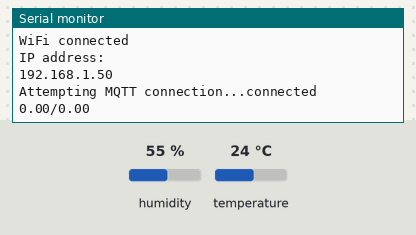
Recording of a sketch running on a simulated ESP8266 (Wemos D1 mini). On the bench: the last lines printed to the serial monitor. The inputs (shaded band) are chosen by the test bench; at power-on: humidity 55 %, temperature 24 °C. WiFi joins after 1.5 s; servers stay silent unless stated; no MQTT or app messages arrive unless stated.

Above: at 2.7 s.
2.8 s: humidity set to 22 %
At 11.9 s:
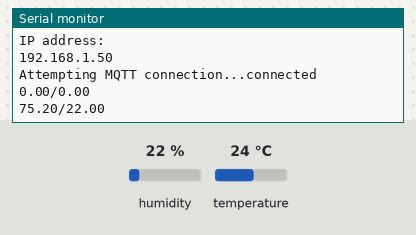
17.8 s: temperature set to 12 °C
At 22.3 s:
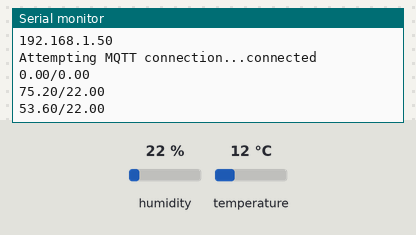
32.8 s: humidity set to 40 %
At 42.9 s:
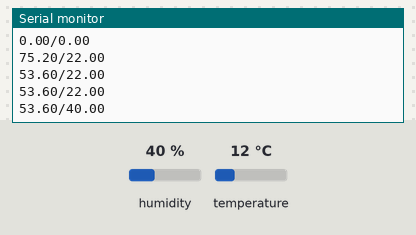
Timing chart, 0 to 44.4 s (numbered marks = the images above; inputs shaded):
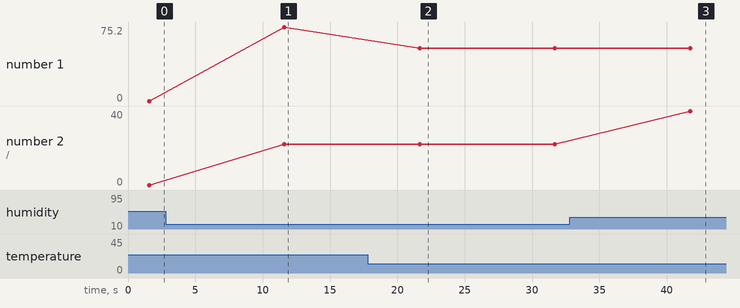

The sketch:

tempSensor.ino
```cpp
#include <ESP8266WiFi.h>
#include <PubSubClient.h>
#include <WEMOS_SHT3X.h>

SHT3X sht30(0x45);
#define SLEEP_DELAY_IN_SECONDS  30

unsigned long previousMillis = 0;
const long interval = 2000;
const char* ssid = "SSID";
const char* password = "WIFIPASSWORD";
float humidity, temp_f;
const char* mqtt_server = "mqtt_server";
const char* mqtt_username = "mqtt_username";
const char* mqtt_password = "mqtt_password";
const char* mqtt_topic = "sensors/environmental/location/temperature,humidity";

WiFiClient espClient;
PubSubClient client(espClient);


String dataString;
char charBuf[100];


void setup_wifi() {
  delay(10);
  Serial.println();
  Serial.print("Connecting to ");
  Serial.println(ssid);

  WiFi.begin(ssid, password);

  while (WiFi.status() != WL_CONNECTED) {
    delay(500);
    Serial.print(".");
  }

  Serial.println("");
  Serial.println("WiFi connected");
  Serial.println("IP address: ");
  Serial.println(WiFi.localIP());
}

void callback(char* topic, byte* payload, unsigned int length) {
  Serial.print("Message arrived [");
  Serial.print(topic);
  Serial.print("] ");
  for (int i = 0; i < length; i++) {
    Serial.print((char)payload[i]);
  }
  Serial.println();
}


void setup() {
  // setup serial port
  Serial.begin(115200);

  // setup WiFi
  setup_wifi();
  client.setServer(mqtt_server, 1883);
  client.setCallback(callback);

}


void reconnect() {
  //WiFi.begin(ssid, password);

  while (WiFi.status() != WL_CONNECTED) {
    delay(500);
    Serial.print(".");
    setup_wifi();
  }
  while (!client.connected()) {
    Serial.print("Attempting MQTT connection...");
    if (client.connect("ESP8266_Client", mqtt_username, mqtt_password)) {
      Serial.println("connected");
    } else {
      Serial.print("MQTT connection failed, retry count: ");
      Serial.print(client.state());
      Serial.println(" try again in 5 seconds");
      delay(5000);
    }
  }
}

void getTemperature() {
  unsigned long currentMillis = millis();
  if(currentMillis - previousMillis >= interval) {
    previousMillis = currentMillis;
    sht30.get();
    humidity = sht30.humidity;
    temp_f = sht30.fTemp;
    }
}


void loop() {
  if (!client.connected()) {
    reconnect();
  }
  client.loop();
  getTemperature();
  dataString =  temp_f + String("/")+ humidity;
  dataString.toCharArray(charBuf, 150);
  Serial.println(charBuf);
  client.publish(mqtt_topic, charBuf );
  delay(10000);
}
```

Measured:
- after the input at 2.8 s, the serial monitor: prints a new line after 8.8 s (image 1)
- after the input at 17.8 s, the serial monitor: prints a new line after 3.8 s (image 2)
- after the input at 32.8 s, the serial monitor: prints a new line after 8.9 s (image 3)
- plotted number 1: 75.2 → 53.6 after the input at 17.8 s
- plotted number 2: 0 → 22 after the input at 2.8 s, 22 → 40 after the input at 32.8 s
